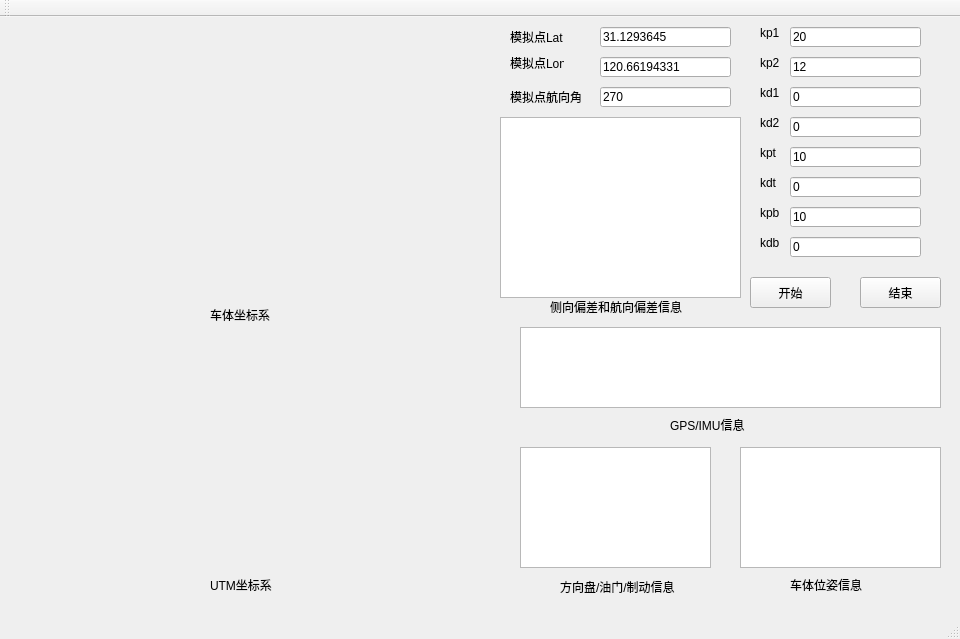
<?xml version="1.0" encoding="UTF-8"?>
<ui version="4.0">
 <class>MainWindow</class>
 <widget class="QMainWindow" name="MainWindow">
  <property name="geometry">
   <rect>
    <x>0</x>
    <y>0</y>
    <width>960</width>
    <height>639</height>
   </rect>
  </property>
  <property name="windowTitle">
   <string>MainWindow</string>
  </property>
  <widget class="QWidget" name="centralWidget">
   <widget class="QPushButton" name="push_start">
    <property name="geometry">
     <rect>
      <x>750</x>
      <y>260</y>
      <width>81</width>
      <height>31</height>
     </rect>
    </property>
    <property name="text">
     <string>开始</string>
    </property>
   </widget>
   <widget class="QPushButton" name="push_stop">
    <property name="geometry">
     <rect>
      <x>860</x>
      <y>260</y>
      <width>81</width>
      <height>31</height>
     </rect>
    </property>
    <property name="text">
     <string>结束</string>
    </property>
   </widget>
   <widget class="QLabel" name="label">
    <property name="geometry">
     <rect>
      <x>210</x>
      <y>290</y>
      <width>71</width>
      <height>16</height>
     </rect>
    </property>
    <property name="text">
     <string>车体坐标系</string>
    </property>
   </widget>
   <widget class="QCustomPlot" name="plot_che" native="true">
    <property name="geometry">
     <rect>
      <x>10</x>
      <y>10</y>
      <width>481</width>
      <height>271</height>
     </rect>
    </property>
   </widget>
   <widget class="QCustomPlot" name="plot_UTM" native="true">
    <property name="geometry">
     <rect>
      <x>10</x>
      <y>310</y>
      <width>481</width>
      <height>241</height>
     </rect>
    </property>
   </widget>
   <widget class="QLabel" name="label_2">
    <property name="geometry">
     <rect>
      <x>210</x>
      <y>560</y>
      <width>81</width>
      <height>16</height>
     </rect>
    </property>
    <property name="text">
     <string>UTM坐标系</string>
    </property>
   </widget>
   <widget class="QLineEdit" name="setCar_lat">
    <property name="geometry">
     <rect>
      <x>600</x>
      <y>10</y>
      <width>131</width>
      <height>20</height>
     </rect>
    </property>
    <property name="text">
     <string>31.1293645</string>
    </property>
   </widget>
   <widget class="QTextBrowser" name="text_steertho">
    <property name="geometry">
     <rect>
      <x>520</x>
      <y>430</y>
      <width>191</width>
      <height>121</height>
     </rect>
    </property>
   </widget>
   <widget class="QTextBrowser" name="text_cheti">
    <property name="geometry">
     <rect>
      <x>740</x>
      <y>430</y>
      <width>201</width>
      <height>121</height>
     </rect>
    </property>
   </widget>
   <widget class="QLabel" name="label_10">
    <property name="geometry">
     <rect>
      <x>790</x>
      <y>560</y>
      <width>101</width>
      <height>16</height>
     </rect>
    </property>
    <property name="text">
     <string>车体位姿信息</string>
    </property>
   </widget>
   <widget class="QLabel" name="label_11">
    <property name="geometry">
     <rect>
      <x>670</x>
      <y>400</y>
      <width>91</width>
      <height>16</height>
     </rect>
    </property>
    <property name="text">
     <string>GPS/IMU信息</string>
    </property>
   </widget>
   <widget class="QLabel" name="label_12">
    <property name="geometry">
     <rect>
      <x>560</x>
      <y>560</y>
      <width>131</width>
      <height>20</height>
     </rect>
    </property>
    <property name="text">
     <string>方向盘/油门/制动信息</string>
    </property>
   </widget>
   <widget class="QTextBrowser" name="text_GPSIMU">
    <property name="geometry">
     <rect>
      <x>520</x>
      <y>310</y>
      <width>421</width>
      <height>81</height>
     </rect>
    </property>
   </widget>
   <widget class="QLineEdit" name="setCar_lon">
    <property name="geometry">
     <rect>
      <x>600</x>
      <y>40</y>
      <width>131</width>
      <height>20</height>
     </rect>
    </property>
    <property name="text">
     <string>120.66194331</string>
    </property>
   </widget>
   <widget class="QLineEdit" name="setCar_h">
    <property name="geometry">
     <rect>
      <x>600</x>
      <y>70</y>
      <width>131</width>
      <height>20</height>
     </rect>
    </property>
    <property name="text">
     <string>270</string>
    </property>
   </widget>
   <widget class="QLabel" name="label_3">
    <property name="geometry">
     <rect>
      <x>510</x>
      <y>10</y>
      <width>71</width>
      <height>20</height>
     </rect>
    </property>
    <property name="text">
     <string>模拟点Lat</string>
    </property>
   </widget>
   <widget class="QLabel" name="label_7">
    <property name="geometry">
     <rect>
      <x>510</x>
      <y>40</y>
      <width>54</width>
      <height>12</height>
     </rect>
    </property>
    <property name="text">
     <string>模拟点Lon</string>
    </property>
   </widget>
   <widget class="QLabel" name="label_9">
    <property name="geometry">
     <rect>
      <x>510</x>
      <y>70</y>
      <width>71</width>
      <height>20</height>
     </rect>
    </property>
    <property name="text">
     <string>模拟点航向角</string>
    </property>
   </widget>
   <widget class="QLabel" name="label_17">
    <property name="geometry">
     <rect>
      <x>760</x>
      <y>10</y>
      <width>54</width>
      <height>12</height>
     </rect>
    </property>
    <property name="text">
     <string>kp1</string>
    </property>
   </widget>
   <widget class="QLabel" name="label_18">
    <property name="geometry">
     <rect>
      <x>760</x>
      <y>40</y>
      <width>54</width>
      <height>12</height>
     </rect>
    </property>
    <property name="text">
     <string>kp2</string>
    </property>
   </widget>
   <widget class="QLabel" name="label_19">
    <property name="geometry">
     <rect>
      <x>760</x>
      <y>70</y>
      <width>54</width>
      <height>12</height>
     </rect>
    </property>
    <property name="text">
     <string>kd1</string>
    </property>
   </widget>
   <widget class="QLabel" name="label_20">
    <property name="geometry">
     <rect>
      <x>760</x>
      <y>100</y>
      <width>54</width>
      <height>12</height>
     </rect>
    </property>
    <property name="text">
     <string>kd2</string>
    </property>
   </widget>
   <widget class="QLabel" name="label_21">
    <property name="geometry">
     <rect>
      <x>760</x>
      <y>130</y>
      <width>54</width>
      <height>12</height>
     </rect>
    </property>
    <property name="text">
     <string>kpt</string>
    </property>
   </widget>
   <widget class="QLineEdit" name="kp1">
    <property name="geometry">
     <rect>
      <x>790</x>
      <y>10</y>
      <width>131</width>
      <height>20</height>
     </rect>
    </property>
    <property name="text">
     <string>20</string>
    </property>
   </widget>
   <widget class="QLineEdit" name="kd2">
    <property name="geometry">
     <rect>
      <x>790</x>
      <y>100</y>
      <width>131</width>
      <height>20</height>
     </rect>
    </property>
    <property name="text">
     <string>0</string>
    </property>
   </widget>
   <widget class="QLineEdit" name="kd1">
    <property name="geometry">
     <rect>
      <x>790</x>
      <y>70</y>
      <width>131</width>
      <height>20</height>
     </rect>
    </property>
    <property name="text">
     <string>0</string>
    </property>
   </widget>
   <widget class="QLineEdit" name="kp2">
    <property name="geometry">
     <rect>
      <x>790</x>
      <y>40</y>
      <width>131</width>
      <height>20</height>
     </rect>
    </property>
    <property name="text">
     <string>12</string>
    </property>
   </widget>
   <widget class="QLabel" name="label_22">
    <property name="geometry">
     <rect>
      <x>760</x>
      <y>160</y>
      <width>54</width>
      <height>12</height>
     </rect>
    </property>
    <property name="text">
     <string>kdt</string>
    </property>
   </widget>
   <widget class="QLabel" name="label_23">
    <property name="geometry">
     <rect>
      <x>760</x>
      <y>190</y>
      <width>54</width>
      <height>12</height>
     </rect>
    </property>
    <property name="text">
     <string>kpb</string>
    </property>
   </widget>
   <widget class="QLabel" name="label_24">
    <property name="geometry">
     <rect>
      <x>760</x>
      <y>220</y>
      <width>54</width>
      <height>12</height>
     </rect>
    </property>
    <property name="text">
     <string>kdb</string>
    </property>
   </widget>
   <widget class="QLineEdit" name="kpt">
    <property name="geometry">
     <rect>
      <x>790</x>
      <y>130</y>
      <width>131</width>
      <height>20</height>
     </rect>
    </property>
    <property name="text">
     <string>10</string>
    </property>
   </widget>
   <widget class="QLineEdit" name="kdt">
    <property name="geometry">
     <rect>
      <x>790</x>
      <y>160</y>
      <width>131</width>
      <height>20</height>
     </rect>
    </property>
    <property name="text">
     <string>0</string>
    </property>
   </widget>
   <widget class="QLineEdit" name="kpb">
    <property name="geometry">
     <rect>
      <x>790</x>
      <y>190</y>
      <width>131</width>
      <height>20</height>
     </rect>
    </property>
    <property name="text">
     <string>10</string>
    </property>
   </widget>
   <widget class="QLineEdit" name="kdb">
    <property name="geometry">
     <rect>
      <x>790</x>
      <y>220</y>
      <width>131</width>
      <height>20</height>
     </rect>
    </property>
    <property name="text">
     <string>0</string>
    </property>
   </widget>
   <widget class="QTextBrowser" name="text_CLOG">
    <property name="geometry">
     <rect>
      <x>500</x>
      <y>100</y>
      <width>241</width>
      <height>181</height>
     </rect>
    </property>
   </widget>
   <widget class="QLabel" name="label_13">
    <property name="geometry">
     <rect>
      <x>550</x>
      <y>280</y>
      <width>141</width>
      <height>20</height>
     </rect>
    </property>
    <property name="text">
     <string>侧向偏差和航向偏差信息</string>
    </property>
   </widget>
  </widget>
  <widget class="QMenuBar" name="menuBar">
   <property name="geometry">
    <rect>
     <x>0</x>
     <y>0</y>
     <width>960</width>
     <height>23</height>
    </rect>
   </property>
  </widget>
  <widget class="QToolBar" name="mainToolBar">
   <attribute name="toolBarArea">
    <enum>TopToolBarArea</enum>
   </attribute>
   <attribute name="toolBarBreak">
    <bool>false</bool>
   </attribute>
  </widget>
  <widget class="QStatusBar" name="statusBar"/>
 </widget>
 <layoutdefault spacing="6" margin="11"/>
 <customwidgets>
  <customwidget>
   <class>QCustomPlot</class>
   <extends>QWidget</extends>
   <header>qcustomplot.h</header>
   <container>1</container>
  </customwidget>
 </customwidgets>
 <resources/>
 <connections/>
</ui>
